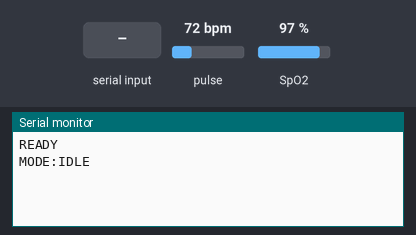
Simulated run of this sketch. Board: Arduino Uno, built with avr-gcc and run on an emulated ATmega328P. Shown: the last lines printed to the serial monitor. The inputs (shaded band) are chosen by the test bench; at power-on: pulse 72 bpm, SpO2 97 %.

Above: at 1.2 s.
1.3 s: "START_OXIMETER\n" received over Serial
At 1.9 s:
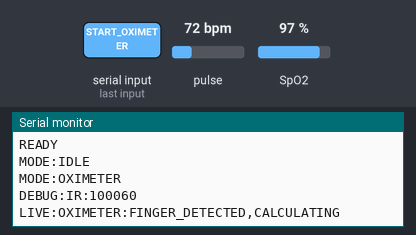
2.8 s: "1\n" received over Serial
At 3.8 s:
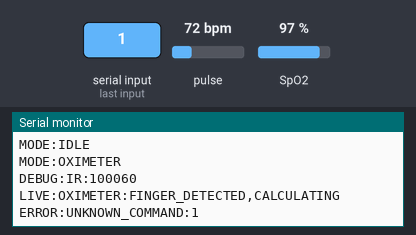

Measured:
- after the input at 1.3 s, the serial monitor: prints a new line at once (image 1)
- after the input at 2.8 s, the serial monitor: prints a new line at once (image 2)

The sketch:

height.ino
```cpp
/*
  Height sensor backup placeholder

  Status: NOT AVAILABLE YET

  The ultrasonic height sensor is intentionally not included in the active
  firmware because the hardware is not connected right now.

  Do not upload or merge height-reading code until the real sensor is wired,
  calibrated, and ready to be triggered by a web command.
*/
```

heartrate-sop2.ino
```cpp
/*
  Backup sketch: MAX30102/MAX30105 Heart Rate and SpO2 only
  Upload this only when testing the oximeter by itself.

  Commands:
    START_OXIMETER
    STOP

  Output:
    READY
    MODE:IDLE
    MODE:OXIMETER
    LIVE:OXIMETER:BPM,SpO2
    RESULT:OXIMETER:BPM,SpO2
    ERROR:message
    DONE
*/

#include <Wire.h>
#include "MAX30105.h"
#include "spo2_algorithm.h"

enum OximeterMode {
  IDLE,
  MEASURE_OXIMETER
};

OximeterMode currentMode = IDLE;
MAX30105 particleSensor;

const byte BUFFER_SIZE = 100;
uint32_t irBuffer[BUFFER_SIZE];
uint32_t redBuffer[BUFFER_SIZE];
int32_t spo2Value = 0;
int8_t spo2Valid = 0;
int32_t heartRateValue = 0;
int8_t heartRateValid = 0;
byte stableCount = 0;
int32_t lastHeartRateValue = 0;
int32_t lastSpo2Value = 0;

const byte STABLE_REQUIRED = 2;
const int BPM_TOLERANCE = 8;
const int SPO2_TOLERANCE = 2;
const long FINGER_IR_THRESHOLD = 10000;
const unsigned long TIMEOUT_MS = 30000;
const unsigned long LIVE_INTERVAL_MS = 500;
const unsigned long IDLE_INTERVAL_MS = 30000;

unsigned long startedAt = 0;
unsigned long lastLivePrint = 0;
unsigned long lastIdlePrint = 0;

void setup() {
  Serial.begin(115200);
  Serial.setTimeout(25);
  Wire.begin();

  if (!particleSensor.begin(Wire, I2C_SPEED_STANDARD)) {
    Serial.println("ERROR:MAX30102_NOT_FOUND");
  } else {
    particleSensor.setup(0x3F, 4, 2, 100, 411, 16384);
    particleSensor.setPulseAmplitudeRed(0x3F);
    particleSensor.setPulseAmplitudeIR(0x3F);
    particleSensor.setPulseAmplitudeGreen(0);
  }

  Serial.println("READY");
  Serial.println("MODE:IDLE");
}

void loop() {
  checkSerialCommand();

  if (currentMode == MEASURE_OXIMETER) {
    measureOximeter();
    return;
  }

  if (millis() - lastIdlePrint >= IDLE_INTERVAL_MS) {
    lastIdlePrint = millis();
    Serial.println("MODE:IDLE");
  }
}

void checkSerialCommand() {
  if (!Serial.available()) return;

  String command = Serial.readStringUntil('\n');
  command.trim();
  command.toUpperCase();

  if (command == "START_OXIMETER") {
    stableCount = 0;
    lastHeartRateValue = 0;
    lastSpo2Value = 0;
    startedAt = millis();
    lastLivePrint = 0;
    currentMode = MEASURE_OXIMETER;
    Serial.println("MODE:OXIMETER");
    return;
  }

  if (command == "STOP") {
    currentMode = IDLE;
    stableCount = 0;
    lastHeartRateValue = 0;
    lastSpo2Value = 0;
    Serial.println("MODE:IDLE");
    return;
  }

  if (command.length() > 0) {
    Serial.print("ERROR:UNKNOWN_COMMAND:");
    Serial.println(command);
  }
}

void measureOximeter() {
  if (millis() - startedAt > TIMEOUT_MS) {
    Serial.println("ERROR:OXIMETER_TIMEOUT");
    finish();
    return;
  }

  particleSensor.check();
  long irValue = particleSensor.getIR();

  if (millis() - lastLivePrint >= LIVE_INTERVAL_MS) {
    lastLivePrint = millis();
    Serial.print("DEBUG:IR:");
    Serial.println(irValue);

    if (irValue < FINGER_IR_THRESHOLD) {
      Serial.println("LIVE:OXIMETER:PLACE_FINGER,PLACE_FINGER");
    } else {
      Serial.println("LIVE:OXIMETER:FINGER_DETECTED,CALCULATING");
    }
  }

  if (irValue < FINGER_IR_THRESHOLD) {
    stableCount = 0;
    lastHeartRateValue = 0;
    lastSpo2Value = 0;
    return;
  }

  for (byte i = 0; i < BUFFER_SIZE; i++) {
    while (!particleSensor.available()) {
      particleSensor.check();
      checkSerialCommand();
      if (currentMode != MEASURE_OXIMETER) return;
    }
    redBuffer[i] = particleSensor.getRed();
    irBuffer[i] = particleSensor.getIR();
    particleSensor.nextSample();
  }

  maxim_heart_rate_and_oxygen_saturation(
    irBuffer, BUFFER_SIZE, redBuffer,
    &spo2Value, &spo2Valid, &heartRateValue, &heartRateValid
  );

  bool validReading = heartRateValid && spo2Valid &&
    heartRateValue >= 40 && heartRateValue <= 180 &&
    spo2Value >= 70 && spo2Value <= 100;

  if (!validReading) {
    stableCount = 0;
    lastHeartRateValue = 0;
    lastSpo2Value = 0;
    return;
  }

  Serial.print("LIVE:OXIMETER:");
  Serial.print(heartRateValue);
  Serial.print(",");
  Serial.println(spo2Value);

  if (
    lastHeartRateValue > 0 &&
    lastSpo2Value > 0 &&
    abs(heartRateValue - lastHeartRateValue) <= BPM_TOLERANCE &&
    abs(spo2Value - lastSpo2Value) <= SPO2_TOLERANCE
  ) {
    stableCount++;
  } else {
    stableCount = 1;
  }

  lastHeartRateValue = heartRateValue;
  lastSpo2Value = spo2Value;

  if (stableCount >= STABLE_REQUIRED) {
    Serial.print("RESULT:OXIMETER:");
    Serial.print(heartRateValue);
    Serial.print(",");
    Serial.println(spo2Value);
    finish();
  }
}

void finish() {
  Serial.println("DONE");
  currentMode = IDLE;
  Serial.println("MODE:IDLE");
}
```

temperature.ino
```cpp
/*
  Temperature sensor backup placeholder

  Status: NOT AVAILABLE YET

  The temperature sensor is intentionally not included in the active firmware
  because the hardware is not connected right now.

  Do not upload or merge temperature-reading code until the real sensor is
  wired, calibrated, and ready to be triggered by a web command.
*/
```
